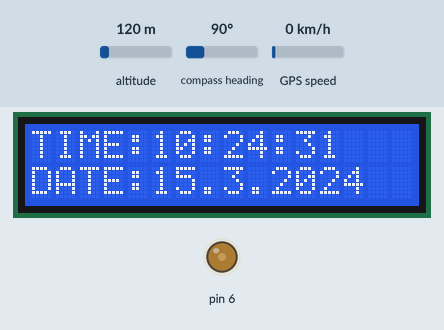
The sketch below on a simulated Arduino Uno, built with avr-gcc and run on an emulated ATmega328P. Shown: 16×2 character LCD, output pins drawn as LEDs (lit = HIGH). The inputs (shaded band) are chosen by the test bench; at power-on: compass heading 90°, altitude 120 m, GPS speed 0 km/h. The GPS gets a fix after 3 s at 37.7749, -122.4194 with 8 satellites; what the sketch prints to the serial monitor is not drawn.

Above: at 1.2 s.
1.3 s: compass heading set to 7°
At 2.8 s:
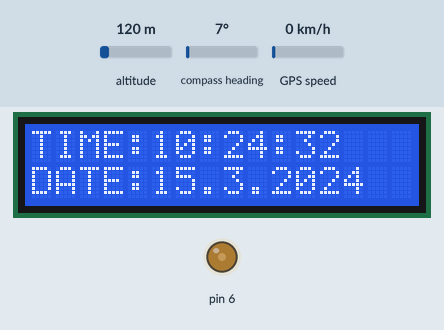
At 4.0 s:
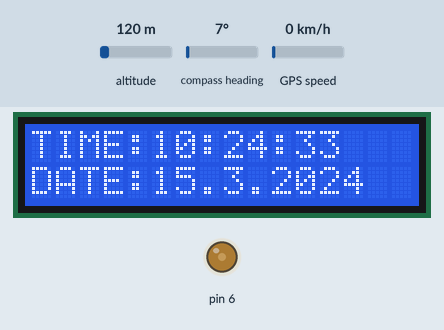
Timing chart, 0 to 5.5 s (numbered marks = the images above; inputs shaded):
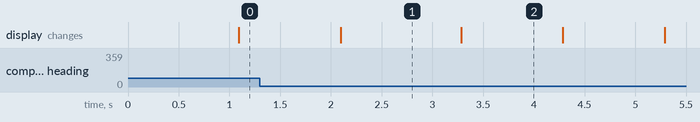

Measured:
- what the display in image 1 shows lasts 1.2 s, from 2.1 s to 3.3 s
- what the display in image 2 shows lasts 1.0 s, from 3.3 s to 4.3 s

The sketch:

FL5E2XUJXCCU721.ino
```cpp
#include <LiquidCrystal.h>
#include <TinyGPS++.h>
#include <SoftwareSerial.h>
int Contrast=75;
LiquidCrystal lcd(12, 11, 5, 4, 3, 2);
static const int RXPin = 0, TXPin = 1 ;
static const uint32_t GPSBaud = 9600;
TinyGPSPlus gps;
SoftwareSerial ss(RXPin, TXPin);
void setup()
{
  analogWrite(6,Contrast);
  lcd.begin(16, 2);
  Serial.begin(9600);
  ss.begin(GPSBaud);
}
void loop()
{
 while (ss.available() > 0)
 {
  gps.encode(ss.read());
  if (gps.location.isUpdated())
  {
   Serial.print(" Latitude= ");
   Serial.print(gps.location.lat(), 6);
   Serial.print('\n');
   Serial.print(" Longitude= ");
   Serial.print(gps.location.lng(), 6);
   Serial.print('\n');
   Serial.print(" ALTITUDE: ");
   Serial.print(gps.altitude.meters(), 6);
   Serial.print('\n');
   Serial.print(" DATE: ");
   Serial.print(gps.date.month());
   Serial.print(F("/"));
   Serial.print(gps.date.day());
   Serial.print(F("/"));
   Serial.print(gps.date.year());
   Serial.print('\n');
   Serial.print(" TIME: ");
   Serial.print(gps.time.hour());
   Serial.print(F(":"));
   Serial.print(gps.time.minute());
   Serial.print(F(":"));
   Serial.print(gps.time.second());
   Serial.print('\n');
   Serial.print(" SPEED: ");
   Serial.print(gps.speed.kmph());
   Serial.print(" kmph");
   Serial.print('\n');
   Serial.print('\n');
  }
 }
 lcd.setCursor(0, 0);
 lcd.print("TIME:");
 lcd.print(gps.time.hour());
 lcd.print(":");
 lcd.print(gps.time.minute());
 lcd.print(":");
 lcd.print(gps.time.second());
 lcd.setCursor(0, 1);
 lcd.print("DATE:");
 lcd.print(gps.date.day());
 lcd.print(".");
 lcd.print(gps.date.month());
 lcd.print(".");
 lcd.print(gps.date.year());
}
```
